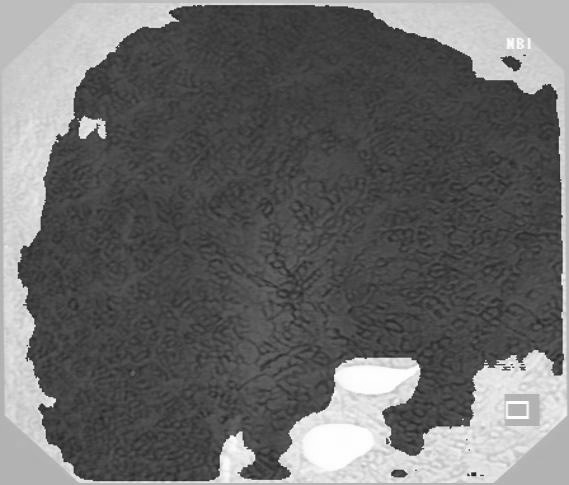
#> input picture 医院项目/2022.1-2022.6/二值化并筛选/背景黑色/5.jpg, 569 x 485 px
$ python 2.py
#> lines starting #> are read from the running program, lines starting #| are printed output that depends on the picture; after the words box and inside, x2 and y2 are one past the last pixel; in counts of white or black regions, pixels touching at a corner belong together
import cv2
import numpy as np

# opencv loads the image in BGR, convert it to RGB
img = cv2.cvtColor(cv2.imread('5.jpg'),
                   cv2.COLOR_BGR2RGB)
#> img is the input picture: shape (485, 569, 3); min 27, max 255, mean 106
lower_white = np.array([220, 220, 220], dtype=np.uint8)
upper_white = np.array([255, 255, 255], dtype=np.uint8)
mask = cv2.inRange(img, lower_white, upper_white)  # could also use threshold
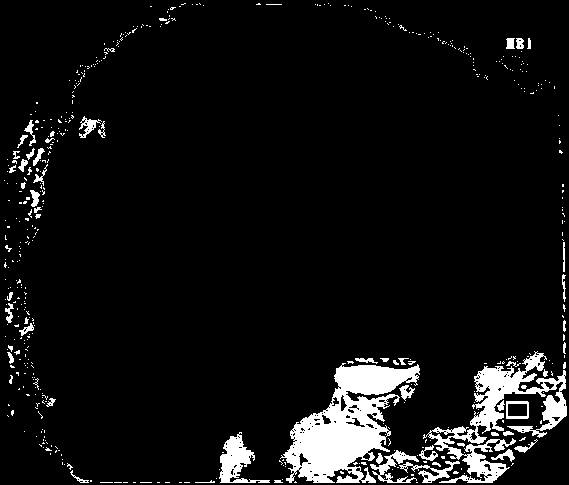
#> mask: shape (485, 569); 6.9% white; 503 white regions (445 under 20 px), largest, box (x1, y1, x2, y2) and area: (280, 363, 420, 483) 7875, (423, 351, 567, 483) 5072, (219, 432, 270, 483) 1073
mask = cv2.morphologyEx(mask, cv2.MORPH_OPEN, cv2.getStructuringElement(cv2.MORPH_ELLIPSE, (3, 3)))  # "erase" the small white points in the resulting mask
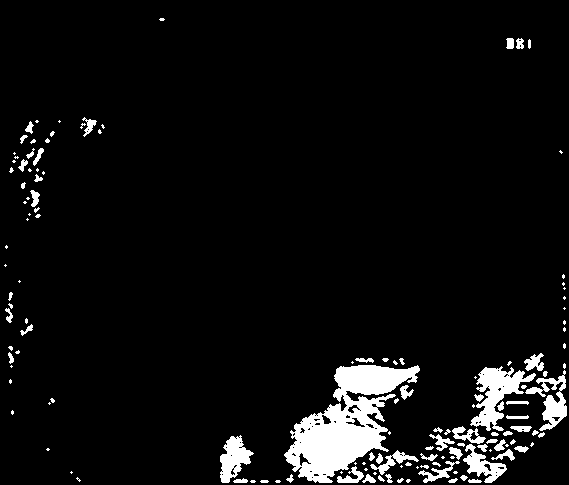
#> mask: shape (485, 569); 5.9% white; 139 white regions (73 under 20 px), largest, box (x1, y1, x2, y2) and area: (284, 365, 420, 483) 7213, (470, 366, 536, 431) 1712, (525, 370, 567, 431) 950
mask = cv2.bitwise_not(mask)  # invert mask

# load background (could be an image too)
bk = np.full(img.shape, 255, dtype=np.uint8)  # white bk

# get masked foreground
fg_masked = cv2.bitwise_and(img, img, mask=mask)
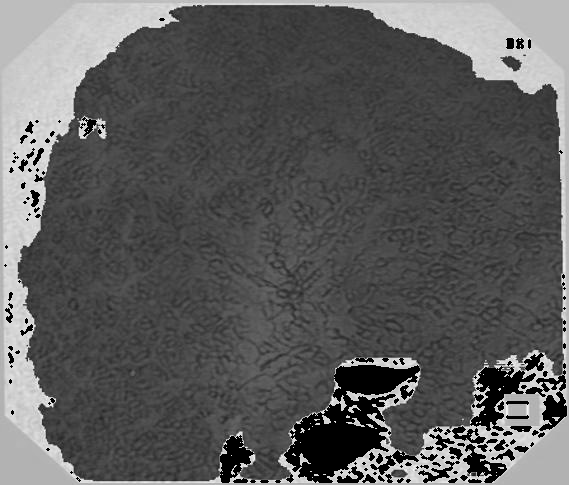
#> fg_masked: shape (485, 569, 3); min 0, max 255, mean 92.2

# get masked background, mask must be inverted
mask = cv2.bitwise_not(mask)
bk_masked = cv2.bitwise_and(bk, bk, mask=mask)
#> bk: shape (485, 569, 3); every value is 255

# combine masked foreground and masked background
final = cv2.bitwise_or(fg_masked, bk_masked)
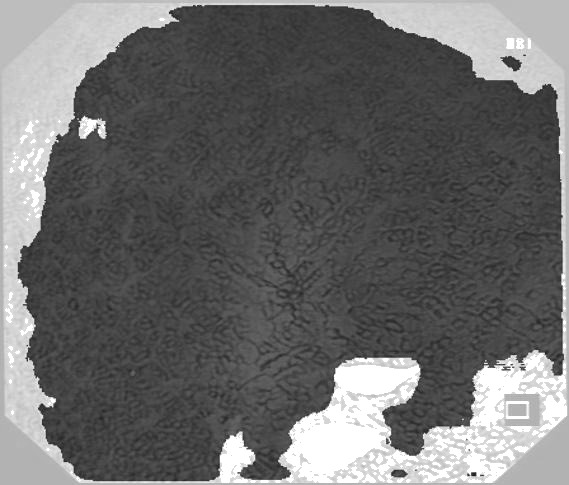
#> final: shape (485, 569, 3); min 27, max 255, mean 107.2
mask = cv2.bitwise_not(mask)  # revert mask to original
